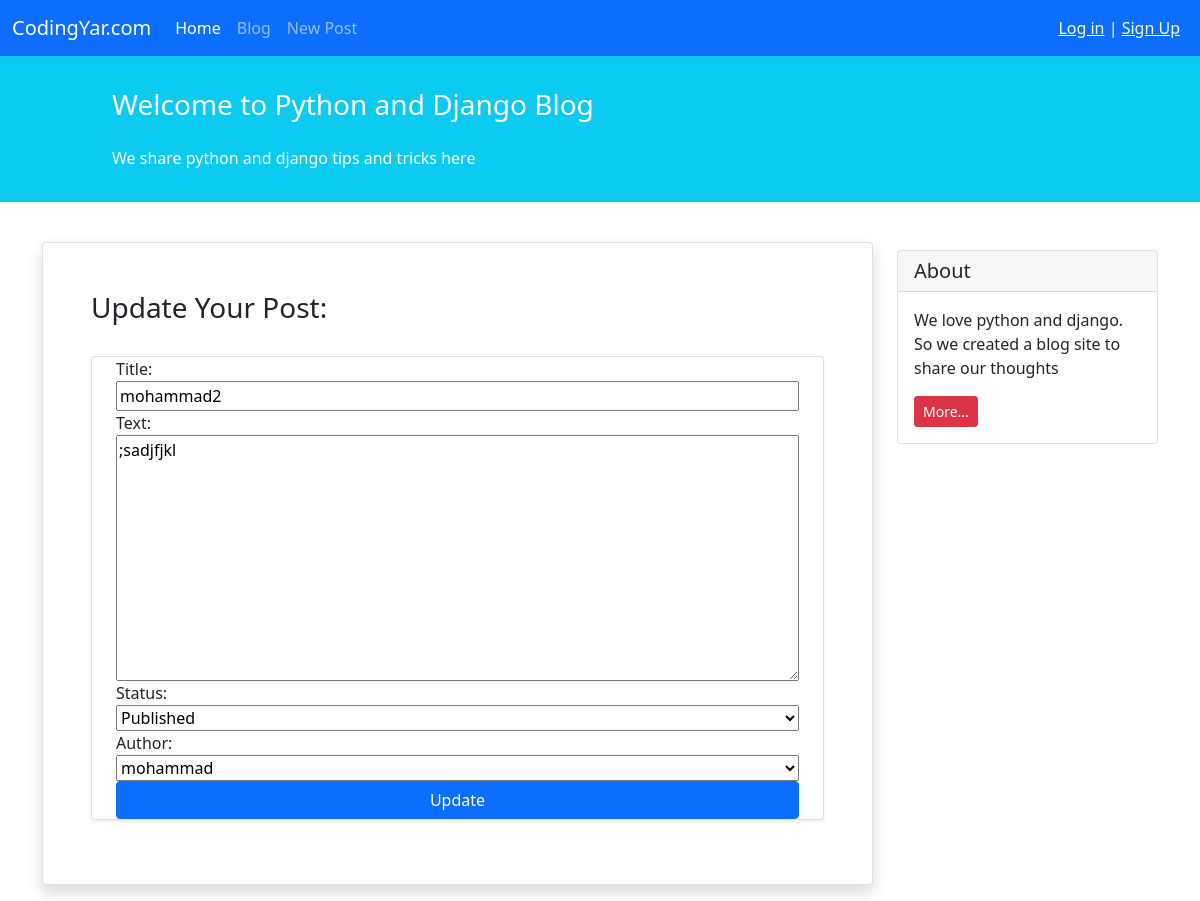
The app's page /blog/44/update/ with its own data.
### blog/models.py (models this page shows, shortened)
class Post(models.Model):
    STATUS_CHOICES = (
        ('pub', 'Published'),
        ('drf', 'draft')
    )
    title = models.CharField(max_length=100)
    text = models.TextField()
    author = models.ForeignKey('auth.user', on_delete=models.CASCADE)  # auth--> user
    date_created = models.DateTimeField(auto_now_add=True)
    date_modified = models.DateTimeField(auto_now=True)
    status = models.CharField(choices=STATUS_CHOICES, max_length=3)

### blog/views.py (the view)
# urls.py: path('<int:pk>/update/', views.PostUpdateView.as_view(), name='post_update'),
class PostUpdateView(generic.UpdateView):
    model = Post
    form_class = PostForm
    template_name = 'blog/post_update.html'

### blog/forms.py
class PostForm(forms.ModelForm):
    class Meta:
        model = Post
        fields = ["title", "text", "status", "author"]

### blog/templates/blog/post_update.html (shortened to what this page needs)
{% extends "_base.html" %}
{% block content %}
<div class="container mt-4">
    <div class="row">
        <div class="col-9">
            <div class="card shadow my-3 p-5">
                <h3>Update Your Post:</h3>
    <form action="{% url 'post_update' post.id %}" method="POST" class="container mt-4 card shadow-sm my-3">
        {{ form }}
          <button type="submit" class="btn btn-primary">Update</button>
    </form>
</div>
</div>
<div class="col-3">
        <div class="card my-4">
            <h5 class="card-header">About</h5>
            <div class="card-body">
                <p class="card-text">We love python and django. So we created a blog site to share our
                    thoughts</p>
                <a href="#"
                   class="btn btn-sm btn-danger">
                    More...
                </a>
            </div>
        </div>
</div>
</div>
</div>
{% endblock content %}

### records on screen
Post: title "mohammad2", text ";sadjfjkl", status "Published", author "mohammad"
